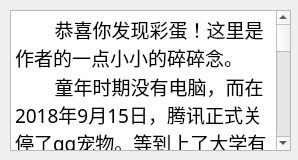
<?xml version="1.0" encoding="UTF-8"?>
<ui version="4.0">
 <class>AboutWidget</class>
 <widget class="QWidget" name="AboutWidget">
  <property name="geometry">
   <rect>
    <x>0</x>
    <y>0</y>
    <width>298</width>
    <height>160</height>
   </rect>
  </property>
  <property name="windowTitle">
   <string>以下全都是废话</string>
  </property>
  <widget class="QPlainTextEdit" name="plainTextEdit">
   <property name="geometry">
    <rect>
     <x>10</x>
     <y>10</y>
     <width>281</width>
     <height>141</height>
    </rect>
   </property>
   <property name="font">
    <font>
     <family>华文仿宋</family>
     <pointsize>14</pointsize>
    </font>
   </property>
   <property name="plainText">
    <string>        恭喜你发现彩蛋！这里是作者的一点小小的碎碎念。
        童年时期没有电脑，而在2018年9月15日，腾讯正式关停了qq宠物。等到上了大学有了自己的电脑时却早已见不到小企鹅的身影。但很幸运的是，这个学期我们接触到了QT，突发奇想是否可以用所学的知识复刻记忆中的童年并以此弥补遗憾。
        虽然我们的水平还不足以支持完全重现当年的Q宠社区，这一版的软件功能也相当简单粗糙，但是我相信，在未来不断地学习与成长中，随着我们的进步，小企鹅会变得越来越好。
        这里仅仅是我们的一点心声，感谢你看到这里。期待我们的下次见面。


</string>
   </property>
  </widget>
 </widget>
 <resources/>
 <connections/>
</ui>
